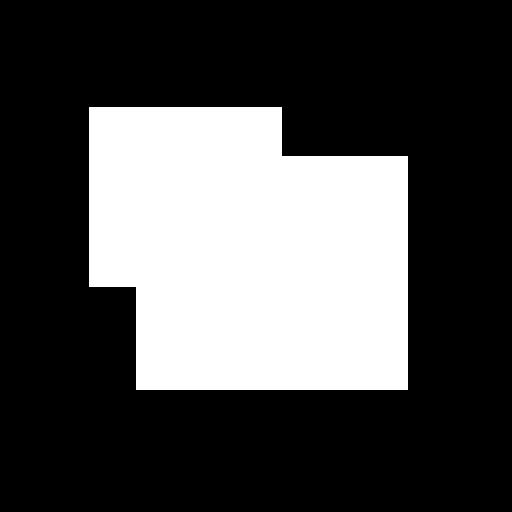
#> input picture OpenCV/4-2_OpenCV/data/momentTest.jpg, 512 x 512 px
$ jupyter execute '4주차 Monment.ipynb'
#> lines starting #> are read from the running program, lines starting #| are printed output that depends on the picture; after the words box and inside, x2 and y2 are one past the last pixel; in counts of white or black regions, pixels touching at a corner belong together; long printed decimals are rounded
[cell 1]
#Monment , Hu Invarient Moment - 이것을 이용해서 매칭이 가능하다.

import cv2
import numpy as np
import imutils

src = cv2.imread("./data/momentTest.jpg")
#> src is the input picture: shape (512, 512, 3); min 0, max 255, mean 77.1
gray = cv2.cvtColor(src, cv2.COLOR_BGR2GRAY)
ret , blmage = cv2.threshold(gray, 128, 255, cv2.THRESH_BINARY)
#> blmage: shape (512, 512); 30.2% white; 1 white region

mode = cv2.RETR_EXTERNAL
method = cv2.CHAIN_APPROX_SIMPLE
#맨 끝에 있는 외각선을 contours라고 한다.
#blmage = 바이너리 이미지
contours , _ = cv2.findContours(blmage, mode, method)
#> contours = 1 contour; box (x1, y1, x2, y2) and area: (89, 107, 408, 390) 78662

dst = src.copy()
#contours의 0 번째 요소를 넣는다.
cnt = contours[0]
#> cnt = contour of 10 points, box (x1, y1, x2, y2) (89, 107, 408, 390), area 78662
#외각선을 그려준다.
cv2.drawContours(dst, [cnt], 0, (255,0,0), 3)

cv2.imshow("contour", dst)
cv2.waitKey()
cv2.destroyAllWindows()

#모멘트에서 나온 결과
M = cv2.moments(cnt)
#> M = moments, m00 78662, centre m10/m00, m01/m00 = (248.8, 251.6)
#7개의 결과가 나오는데 invariant 인 베리언트 하다.
hu = cv2.HuMoments(M)
#> hu = [0.172, 0.00218, 9.24e-05, 1.91e-06, 1.12e-12, -6.96e-09, -2.53e-11]

print("hu.shape= ", hu.shape)
#| hu.shape=  (7, 1)
print("hu=", hu)
#| hu= [[ 1.72272960e-01]
#|  [ 2.17960438e-03]
#|  [ 9.24428655e-05]
#|  [ 1.90785217e-06]
#|  [ 1.11977849e-12]
#|  [-6.96325160e-09]
#|  [-2.53121609e-11]]

#휴모먼트가 invarient하다 따라서
#앞에서 구한 모멘트를 45도로 회전하고 크기를 0.2로 하고 비교하는 것
angle = 45.0
scale = 0.2
cx = M["m10"]/M["m00"] #강의자료에 설명이 나와있음
#> cx = 248.8
cy = M["m01"]/M["m00"]
#> cy = 251.6
center = (cx , cy) #중점
#> center = (248.8, 251.6)
t=(20,30)

A = cv2.getRotationMatrix2D(center, angle, scale)
#> A = [[0.141, 0.141, 178], [-0.141, 0.141, 251.2]]
A[:,2] += t #translation
cnt2 = cv2.transform(cnt, A)#적용하기 위해서는 transform을 적용한다.
#> cnt2 = contour of 10 points, box (x1, y1, x2, y2) (226, 246, 312, 318), area 3150
cv2.drawContours(dst, [cnt2], 0, (0,255,0), 3 )
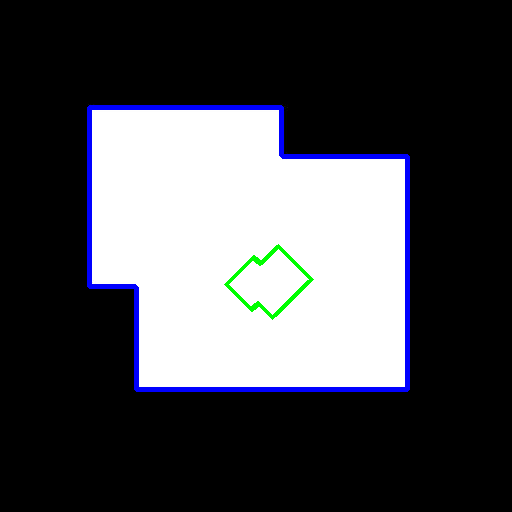
#> dst: shape (512, 512, 3); mean B, G, R 78.5, 73.6, 72.7

cv2.imshow("dst", dst)
cv2.waitKey()
cv2.destroyAllWindows()

M2 = cv2.moments(cnt2)
#> M2 = moments, m00 3149.5, centre m10/m00, m01/m00 = (269, 281.7)
hu2 = cv2.HuMoments(M2)
#> hu2 = [0.172, 0.00221, 7.76e-05, 1.5e-06, 3.18e-14, -7.44e-09, -1.61e-11]
print("hu2.shape=", hu.shape)
#| hu2.shape= (7, 1)
print("hu2=", hu)
#| hu2= [[ 1.72272960e-01]
#|  [ 2.17960438e-03]
#|  [ 9.24428655e-05]
#|  [ 1.90785217e-06]
#|  [ 1.11977849e-12]
#|  [-6.96325160e-09]
#|  [-2.53121609e-11]]


diffSum = np.sum(cv2.absdiff(hu,hu2))
#> diffSum = 0.000322
print("diffSum1=", diffSum)
#| diffSum1= 0.0003216

#이렇게 diffSum 을 통해서 매칭의 값을 구할 수 있다.

[cell 2]
import cv2
import numpy as np
import imutils

#Hu로 매칭 시켜보기

ref_src = cv2.imread("./data/refShapes.jpg")
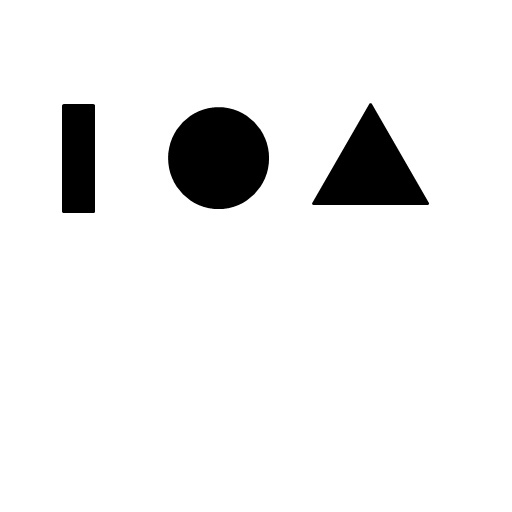
#> input picture OpenCV/4-2_OpenCV/data/refShapes.jpg, 512 x 512 px
#> ref_src is the input picture: shape (512, 512, 3); min 0, max 255, mean 237.7
ref_gray = cv2.cvtColor(ref_src , cv2.COLOR_BGR2GRAY)
ret , ref_bin = cv2.threshold(ref_gray, 0, 255, cv2.THRESH_BINARY_INV + cv2.THRESH_OTSU)
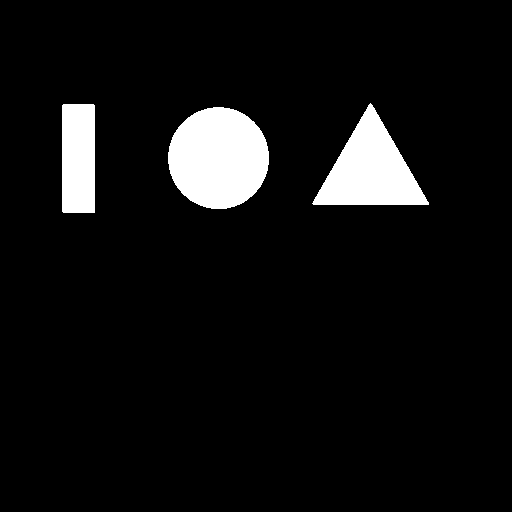
#> ref_bin: shape (512, 512); 6.8% white; 3 white regions, box (x1, y1, x2, y2) and area: (168, 107, 269, 209) 8078, (312, 103, 429, 205) 6144, (62, 104, 95, 213) 3594
#> ret = 128

test_src = cv2.imread("./data/testShapes.jpg")
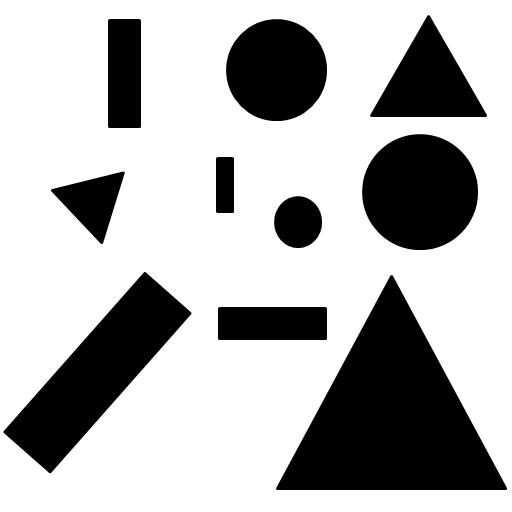
#> input picture OpenCV/4-2_OpenCV/data/testShapes.jpg, 512 x 512 px
#> test_src is the input picture: shape (512, 512, 3); min 0, max 255, mean 180.8
test_gray = cv2.cvtColor(test_src , cv2.COLOR_BGR2GRAY)
ret , test_bin = cv2.threshold(test_gray, 0, 255, cv2.THRESH_BINARY_INV + cv2.THRESH_OTSU)\
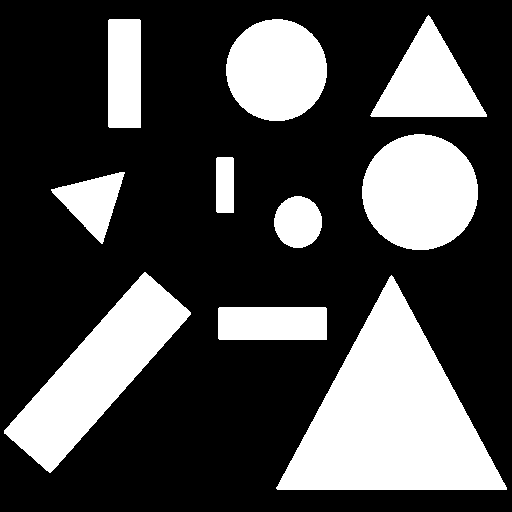
#> test_bin: shape (512, 512); 29.1% white; 10 white regions
#> ret = 127

mode = cv2.RETR_EXTERNAL
method = cv2.CHAIN_APPROX_SIMPLE

ref_contours, _ = cv2.findContours(ref_bin, mode , method)
#> ref_contours = 3 contours; box (x1, y1, x2, y2) and area: (168, 107, 269, 209) 7934, (312, 103, 429, 205) 5984, (62, 104, 95, 213) 3454
test_contours, _ = cv2.findContours(test_bin, mode , method)
#> test_contours = 10 contours; largest, box (x1, y1, x2, y2) and area: (276, 275, 507, 490) 24886, (4, 272, 191, 473) 13330, (362, 134, 478, 250) 10399, (226, 19, 327, 121) 7936, (370, 15, 487, 117) 5986

ref_dst = ref_src.copy()
colors = ((0,0,255),(0,255,0),(255,0,0))

for i , cnt in enumerate(ref_contours):
    cv2.drawContours(ref_dst, [cnt], 0, colors[i], 2)
#> this loop made 3 passes
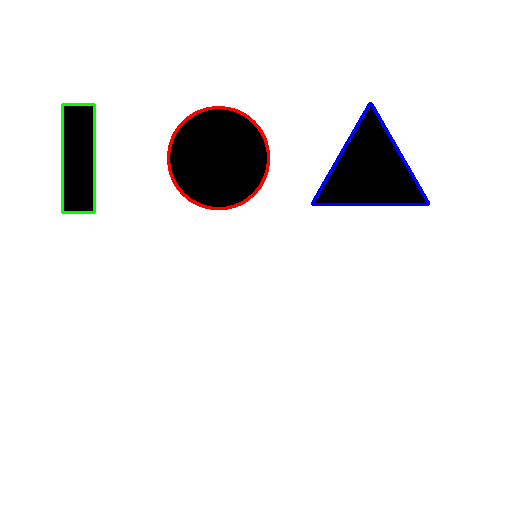
#> ref_dst: shape (512, 512, 3); 1.19% of pixels changed, all inside (x1, y1, x2, y2) = (61, 102, 430, 214)

#여기서 매칭을 한다.
test_dst = test_src.copy()
method = cv2.CONTOURS_MATCH_I1
#> method = 1
for i , cnt in enumerate(test_contours):
    matches = []

    for cnt2 in ref_contours:
        ret = cv2.matchShapes(cnt , cnt2, method, 0)
        matches.append(ret)
    k = np.argmin(matches) # matches에는 다 비교한 결과가 들어가고 그 중에 가장 작은 값이 K 에 들어간다
    cv2.drawContours(test_dst, [cnt], 0, colors[k], 2)
#> this loop made 10 passes
#> k on passes 1 to 10: 1, 2, 1, 0, 2, 1, 0, 0, 1, 2
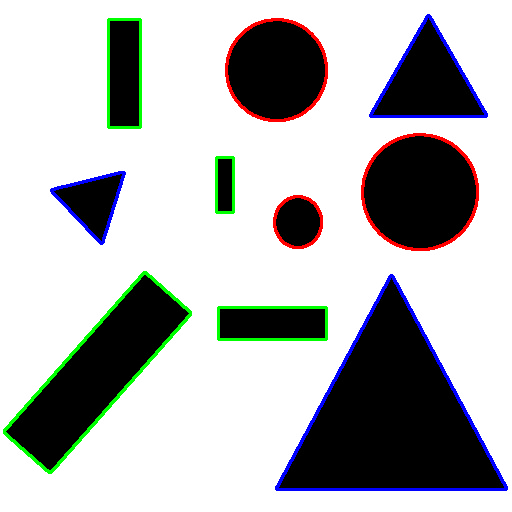
#> test_dst: shape (512, 512, 3); 4.31% of pixels changed, all inside (x1, y1, x2, y2) = (3, 14, 508, 491)

cv2.imshow("ref_dst", ref_dst)
cv2.imshow("test_dst", test_dst)
cv2.waitKey()
cv2.destroyAllWindows()
